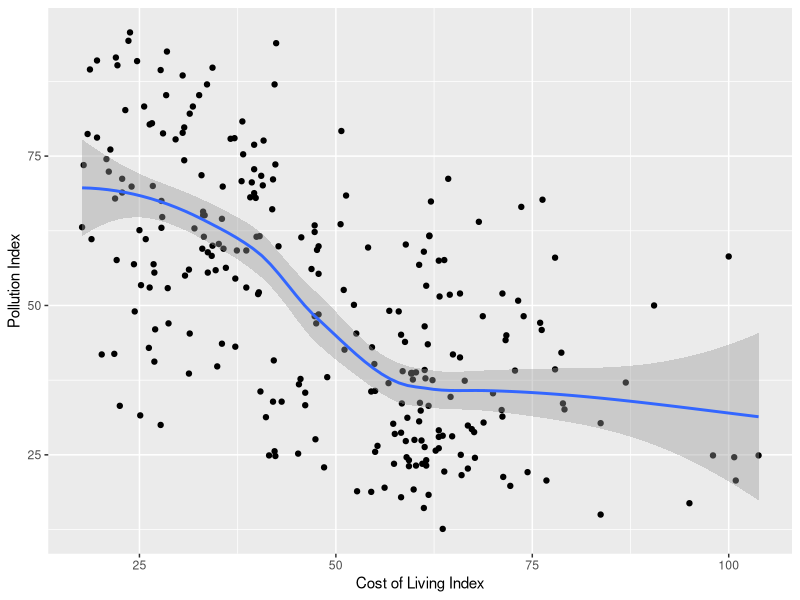
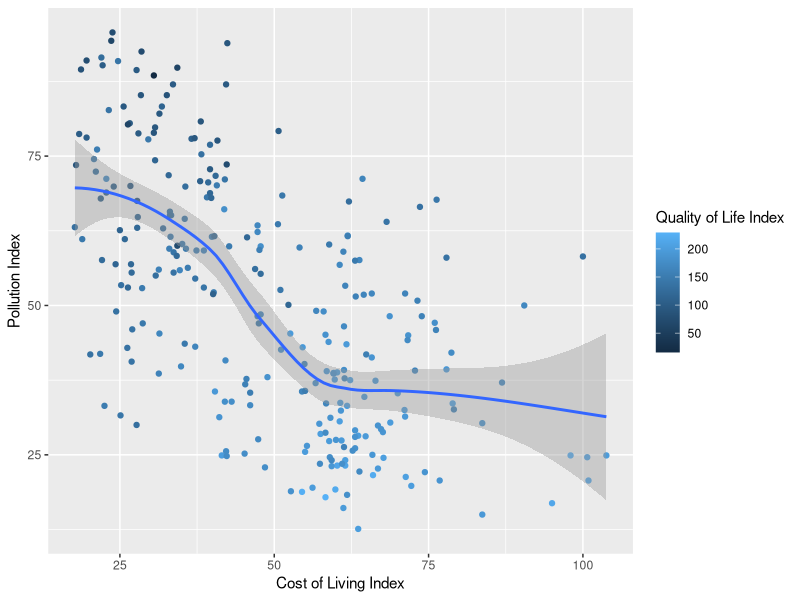

These figures' R source, in order:
## ---- chunk 1
#| message: false
library(tidyverse)
ql <- read_tsv("data/qualitylife.tsv", comment = "#")
## ---- chunk 2
#| warning: false
ggplot(ql, aes(`Cost of Living Index`, `Pollution Index`)) + geom_point() + geom_smooth()
## ---- chunk 3
#| warning: false
ggplot(ql, aes(`Cost of Living Index`, `Pollution Index`, color = `Quality of Life Index`)) + geom_point() + geom_smooth()
